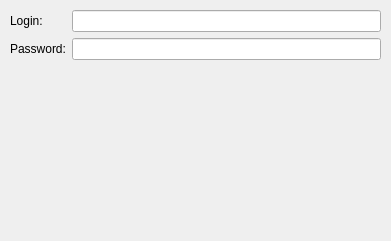
<?xml version="1.0" encoding="UTF-8"?>
<ui version="4.0">
 <class>PasswordSetupDialog</class>
 <widget class="QWidget" name="PasswordSetupDialog">
  <property name="geometry">
   <rect>
    <x>0</x>
    <y>0</y>
    <width>391</width>
    <height>241</height>
   </rect>
  </property>
  <property name="minimumSize">
   <size>
    <width>300</width>
    <height>200</height>
   </size>
  </property>
  <property name="windowTitle">
   <string>Plasmoid gioco1 settings</string>
  </property>
  <widget class="QWidget" name="formLayoutWidget">
   <property name="geometry">
    <rect>
     <x>10</x>
     <y>10</y>
     <width>371</width>
     <height>141</height>
    </rect>
   </property>
   <layout class="QFormLayout" name="formLayout">
    <property name="fieldGrowthPolicy">
     <enum>QFormLayout::ExpandingFieldsGrow</enum>
    </property>
    <item row="0" column="0">
     <widget class="QLabel" name="loginLabel">
      <property name="text">
       <string>Login:</string>
      </property>
      <property name="textInteractionFlags">
       <set>Qt::LinksAccessibleByKeyboard|Qt::LinksAccessibleByMouse</set>
      </property>
      <property name="buddy">
       <cstring>kcfg_login</cstring>
      </property>
     </widget>
    </item>
    <item row="0" column="1">
     <widget class="QLineEdit" name="kcfg_login"/>
    </item>
    <item row="1" column="0">
     <widget class="QLabel" name="passwordLabel">
      <property name="text">
       <string>Password:</string>
      </property>
      <property name="buddy">
       <cstring>kcfg_password</cstring>
      </property>
     </widget>
    </item>
    <item row="1" column="1">
     <widget class="QLineEdit" name="kcfg_password">
      <property name="echoMode">
       <enum>QLineEdit::Password</enum>
      </property>
     </widget>
    </item>
   </layout>
  </widget>
 </widget>
 <tabstops>
  <tabstop>kcfg_login</tabstop>
  <tabstop>kcfg_password</tabstop>
 </tabstops>
 <resources/>
 <connections/>
</ui>
